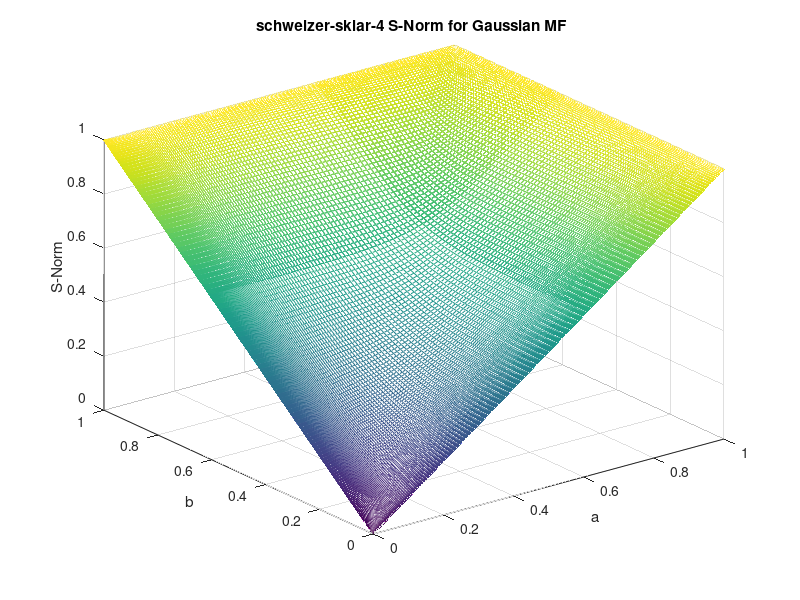

The MATLAB source for this figure: (Note: this script raises an error after producing the figure.)
%  Shahab Sotudian--94125091
%  schwelzer-sklar 4 S-Norm
clear
clc
z=[];
p=0;
disp('*** schwelzer sklar 4 S-Norm for Gaussian membership function ***')
disp('***Assumption: X belong to [0,50]  ***')
disp('Enter the parameter of first Gaussian membership function sigma and mean  ***')
sigma1=input('Enter the amount of  sigma ');
c1=input('Enter the amount of  mean ');
disp('Enter the parameter of second Gaussian membership function sigma and mean  ***')
sigma2=input('Enter the amount of  sigma ');
c2=input('Enter the amount of  mean ');
disp('Enter the parameter of Yager t-Norm -->   p (p>0) ***')
p=input('Enter the amount of  p ');

% 1st Gaussian membership function
x1=0:0.1:50;
y1 = exp(-(x1 - c1).^2/(2*sigma1^2));
% 2nd Gaussian membership function
x2=0:0.1:50;
y2 = exp(-(x2 - c2).^2/(2*sigma2^2));

%  schwelzer sklar 4 S-Norm
[Y1,Y2]=meshgrid(y1,y2);
[i,j]=size(Y1);
z = zeros(size(Y1));
for l=1:i
    for k=1:j
      z(l,k)=1-(((1-Y1(l,k))*(1-Y2(l,k)))/((((1-Y1(l,k))^(p))+((1-Y2(l,k))^(p))-((1-Y1(l,k))^(p))*((1-Y2(l,k))^(p)))^(1/p)));
      end
end


% plotting
mesh(Y1,Y2,z)
xlabel('a')
ylabel('b')
zlabel('S-Norm')
title('schwelzer-sklar-4 S-Norm for Gaussian MF ');
colormap parula

   
